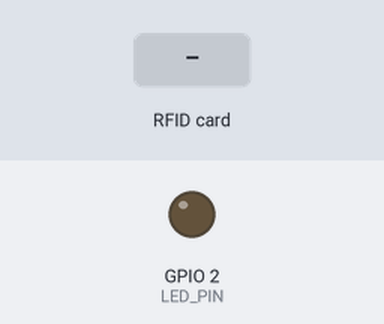
Bench run of a program on a simulated ESP32. Shown: output pins drawn as LEDs (lit = HIGH). Inputs (shaded band) come from the test bench. WiFi joins after 1.5 s; servers stay silent unless stated; uploads are accepted with an empty reply; not simulated (calls return 0 or success): secrets.h; what the program prints to the serial monitor is not drawn.

Above: at 2.7 s.
2.8 s: RFID card 5E 7A 19 C4 held to the reader
At 3.08 s:
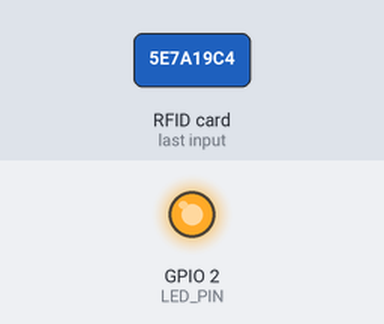
Timing chart, 0 to 5.8 s (numbered marks = the images above; inputs shaded):
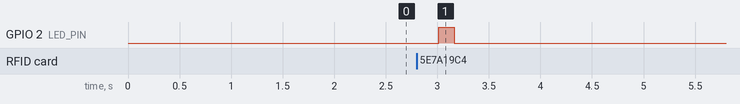

The program:

main.cpp
```cpp
#include "secrets.h"
#include <Arduino.h>
#include <ArduinoJson.h>
#include <HTTPClient.h>
#include <MFRC522.h>
#include <SPI.h>
#include <WiFi.h>


#define SS_PIN 5
#define RST_PIN 4

MFRC522 mfrc522(SS_PIN, RST_PIN);

#define LED_PIN 2

void setup() {
  Serial.begin(115200);
  pinMode(LED_PIN, OUTPUT);
  digitalWrite(LED_PIN, LOW);
  SPI.begin();
  mfrc522.PCD_Init();

  WiFi.mode(WIFI_STA);
  WiFi.begin(WIFI_SSID, WIFI_PASS);
  Serial.print("Connecting to WiFi");
  while (WiFi.status() != WL_CONNECTED) {
    delay(500);
    Serial.print(".");
  }
  Serial.println("\nWiFi connected. IP: " + WiFi.localIP().toString());
  Serial.println("RFID ready. Tap card...");
}

String readUID() {
  String uid = "";
  for (byte i = 0; i < mfrc522.uid.size; i++) {
    uid += String(mfrc522.uid.uidByte[i] < 0x10 ? "0" : "");
    uid += String(mfrc522.uid.uidByte[i], HEX);
  }
  uid.toUpperCase();
  uid.trim();
  return uid;
}

// POST /iots/attendance, returns true on HTTP 200.
bool sendAttendance(String uid) {
  if (WiFi.status() != WL_CONNECTED) {
    Serial.println("✗ WiFi not connected");
    return false;
  }

  HTTPClient http;
  http.begin(API_URL "/iots/attendance");
  http.addHeader("Content-Type", "application/json");
  http.addHeader("Authorization", "Bearer " ACCESS_KEY);

  String body = "{\"uid\":\"" + uid + "\"}";
  int code = http.POST(body);

  if (code <= 0) {
    Serial.println("✗ Request failed: " + http.errorToString(code));
    http.end();
    return false;
  }

  String resp = http.getString();
  Serial.println("HTTP " + String(code) + ": " + resp);
  http.end();

  if (code != 200)
    return false;

  JsonDocument doc;
  DeserializationError err = deserializeJson(doc, resp);
  if (err) {
    Serial.println("✗ Bad JSON: " + String(err.c_str()));
    return false;
  }
  Serial.println("✓ " + String(doc["message"].as<const char *>()) + " — " +
                 String(doc["data"]["name"].as<const char *>()));
  return true;
}

void blink(int times) {
  for (int i = 0; i < times; i++) {
    digitalWrite(LED_PIN, HIGH);
    delay(150);
    digitalWrite(LED_PIN, LOW);
    delay(150);
  }
}

void loop() {
  if (!mfrc522.PICC_IsNewCardPresent())
    return;
  if (!mfrc522.PICC_ReadCardSerial())
    return;

  String uid = readUID();
  Serial.println("UID read: " + uid);

  if (sendAttendance(uid))
    blink(2);
  else
    blink(1);

  mfrc522.PICC_HaltA();
  mfrc522.PCD_StopCrypto1();
}
```

Measured:
- after the input at 2.8 s, GPIO 2 (LED_PIN): LOW → HIGH after 0.21 s, → LOW 0.15 s later
